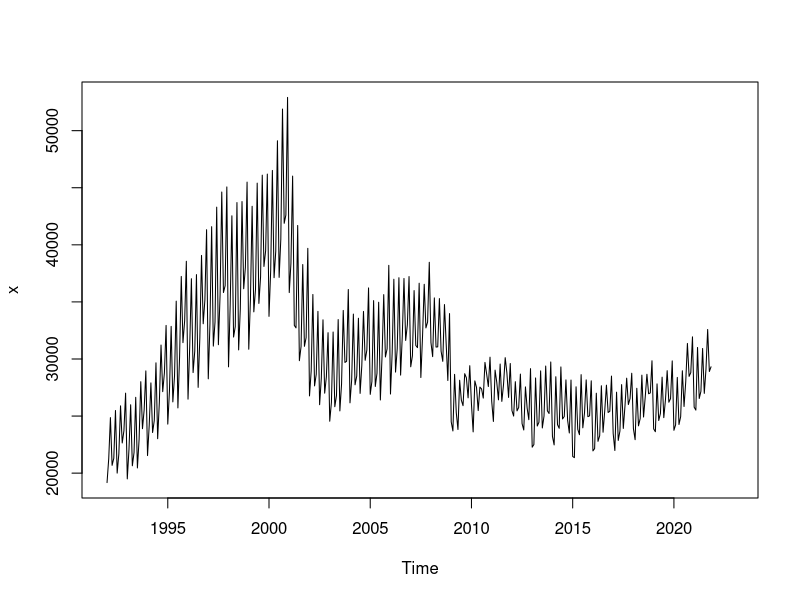
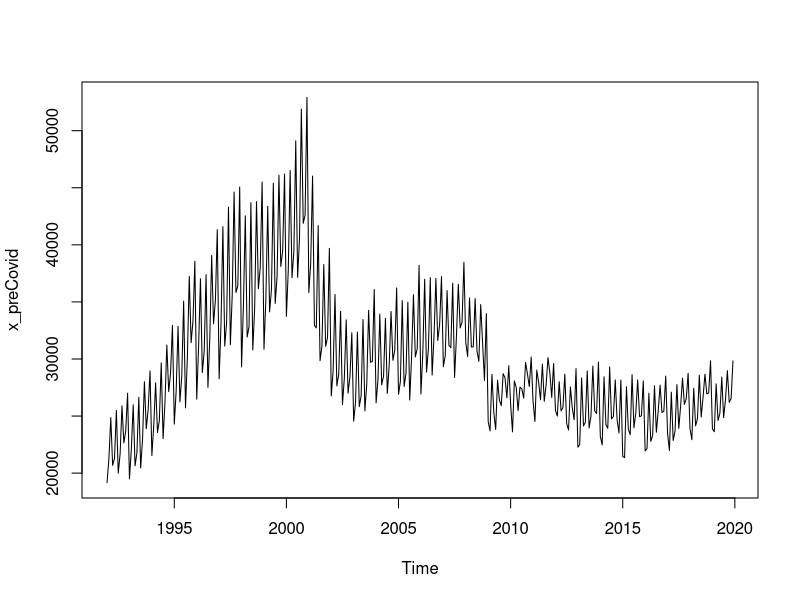

Generate these figures, in order, with R:
library(readr)
dat_orig <- read_csv("SeriesReport-202201271325.csv",
skip = 7)
View(dat_orig)

# read.table
# read.delim

head(dat_orig)
tail(dat_orig)
View(dat_orig)
names(dat_orig)
dat_orig$Period
dat_orig$Value

# Way to store and manage time series in R
# base R ts objects
x <- ts(data      = dat_orig$Value, 
        start     = c(1992, 1), 
        frequency = 12)
class(x)
plot(x)

# lets remove pandemic period
x_preCovid <- window(x     = x, 
                     start = c(1992, 1), 
                     end   = c(2019, 12))
plot(x_preCovid)




